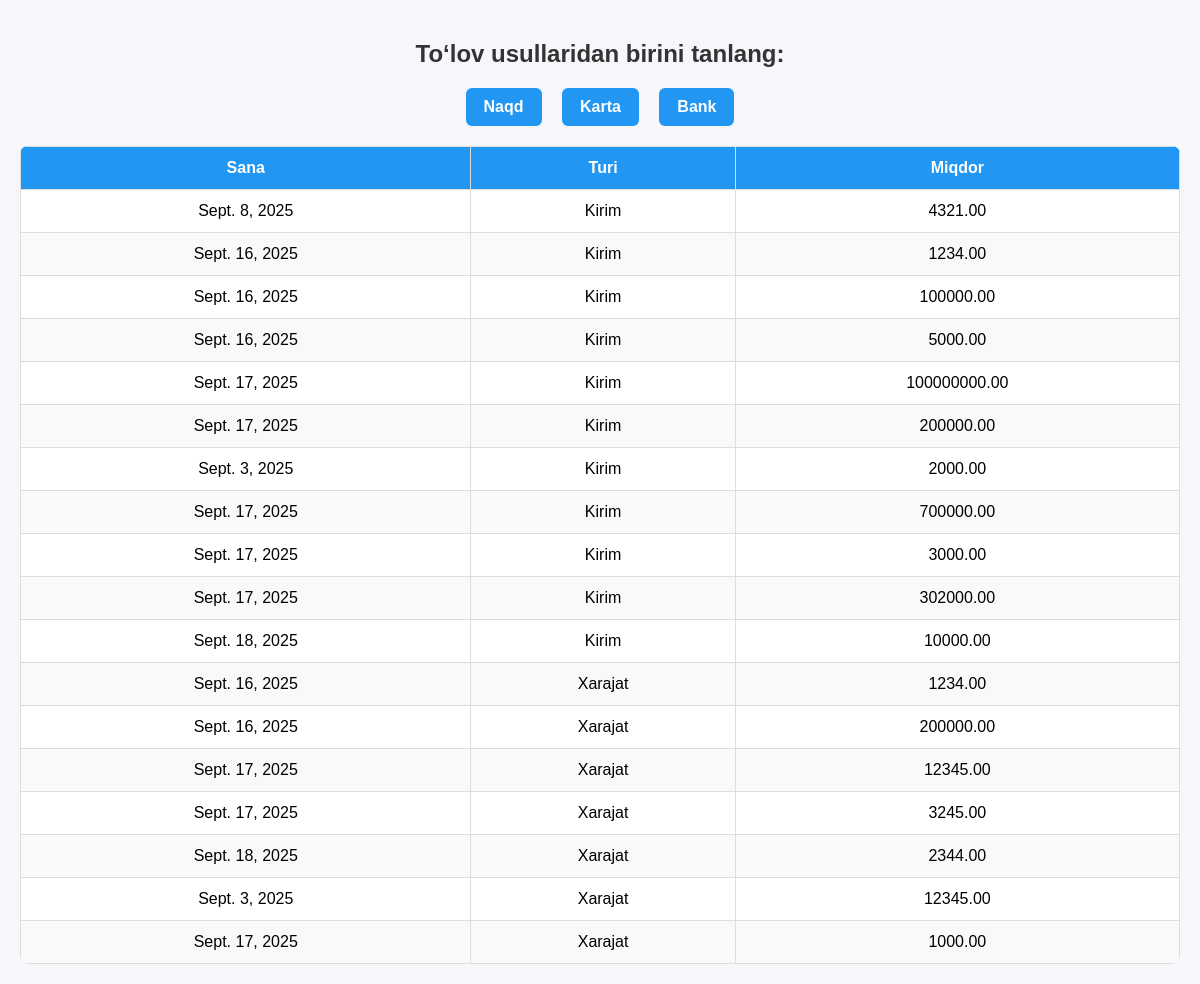
Page /tolov/?usul=Naqd on the committed database.
### home/models.py (models this page shows, shortened)
class Kirim(models.Model):
    miqdor = models.DecimalField(max_digits=12, decimal_places=2)
    kategoriya = models.CharField(max_length=50)
    tolov_usuli = models.CharField(max_length=50)
    izoh = models.TextField(blank=True, null=True)
    sana = models.DateField()
    vaqt = models.TimeField(blank=True, null=True)
    takroriymi = models.BooleanField(default=False)
    eslatma = models.CharField(max_length=255, blank=True, null=True)

class Xarajat(models.Model):
    miqdor = models.DecimalField(max_digits=12, decimal_places=2)
    kategoriya = models.CharField(max_length=50)
    tolov_usuli = models.CharField(max_length=50)
    izoh = models.TextField(blank=True, null=True)
    sana = models.DateField()
    vaqt = models.TimeField(blank=True, null=True)
    takroriymi = models.BooleanField(default=False)
    eslatma = models.CharField(max_length=255, blank=True, null=True)

### home/views.py (the view)
# urls.py: path('tolov/',tolov_usuli,name='tolov'),
def tolov_usuli(request):
    usul = request.GET.get("usul")
    yozuvlar = []
    if usul:
        kirimlar = Kirim.objects.filter(tolov_usuli__iexact=usul).values("sana", "miqdor")
        for k in kirimlar:
            yozuvlar.append({
                "sana": k["sana"],
                "turi": "Kirim",
                "miqdor": k["miqdor"]
            })
        xarajatlar = Xarajat.objects.filter(tolov_usuli__iexact=usul).values("sana", "miqdor")
        for x in xarajatlar:
            yozuvlar.append({
                "sana": x["sana"],
                "turi": "Xarajat",
                "miqdor": x["miqdor"]
            })
    context = {
        "yozuvlar": yozuvlar,
        "tanlangan_usul": usul
    }
    return render(request, "tolov_usuli.html", context)

### templates/tolov_usuli.html (shortened to what this page needs)
<!DOCTYPE html>
<html lang="uz">
<head>
</head>
<body>
  <h2>To‘lov usullaridan birini tanlang:</h2>
  <div class="btn-group">
    <a href="?usul=Naqd">Naqd</a>
    <a href="?usul=Karta">Karta</a>
    <a href="?usul=Bank">Bank</a>
  </div>
  {% if yozuvlar %}
    <table>
      <thead>
        <tr>
          <th>Sana</th>
          <th>Turi</th>
          <th>Miqdor</th>
        </tr>
      </thead>
      <tbody>
        {% for y in yozuvlar %}
        <tr>
          <td>{{ y.sana }}</td>
          <td>{{ y.turi }}</td>
          <td>{{ y.miqdor }}</td>
        </tr>
        {% endfor %}
      </tbody>
    </table>
  {% else %}
    <p class="empty">Hech qanday yozuv yo‘q</p>
  {% endif %}
</body>
</html>

### templates/tolov_usuli.html (style rules this page uses)
body { font-family: Arial, sans-serif; background: #f5f7fb; margin: 0; padding: 20px; }
h2 { text-align: center; color: #333; }
.btn-group { text-align: center; margin: 20px 0; }
.btn-group a { display: inline-block; margin: 0 8px; padding: 10px 18px; border-radius: 6px; background: #2196f3; color: #fff; text-decoration: none; font-weight: bold; transition: background 0.3s; }
table { width: 100%; border-collapse: collapse; margin-top: 20px; background: #fff; border-radius: 8px; overflow: hidden; }
th, td { padding: 12px; border: 1px solid #ddd; text-align: center; }
th { background: #2196f3; color: #fff; }
tr:nth-child(even) { background: #f9f9f9; }

### rows in the picture
Kirim: sana "Sept. 8, 2025", turi "Kirim", miqdor "4321.00"
Kirim: sana "Sept. 3, 2025", turi "Kirim", miqdor "2000.00"
Xarajat: sana "Sept. 18, 2025", turi "Xarajat", miqdor "2344.00"
Xarajat: sana "Sept. 3, 2025", turi "Xarajat", miqdor "12345.00"

### other values in the picture
{{ y.sana }} "Sept. 16, 2025" "Sept. 16, 2025" "Sept. 16, 2025" "Sept. 17, 2025" "Sept. 17, 2025" "Sept. 17, 2025" "Sept. 17, 2025" "Sept. 17, 2025" "Sept. 18, 2025" "Sept. 16, 2025" "Sept. 16, 2025" "Sept. 17, 2025" "Sept. 17, 2025" "Sept. 17, 2025"
{{ y.turi }} "Kirim" "Kirim" "Kirim" "Kirim" "Kirim" "Kirim" "Kirim" "Kirim" "Kirim" "Xarajat" "Xarajat" "Xarajat" "Xarajat" "Xarajat"
{{ y.miqdor }} "1234.00" "100000.00" "5000.00" "100000000.00" "200000.00" "700000.00" "3000.00" "302000.00" "10000.00" "1234.00" "200000.00" "12345.00" "3245.00" "1000.00"
